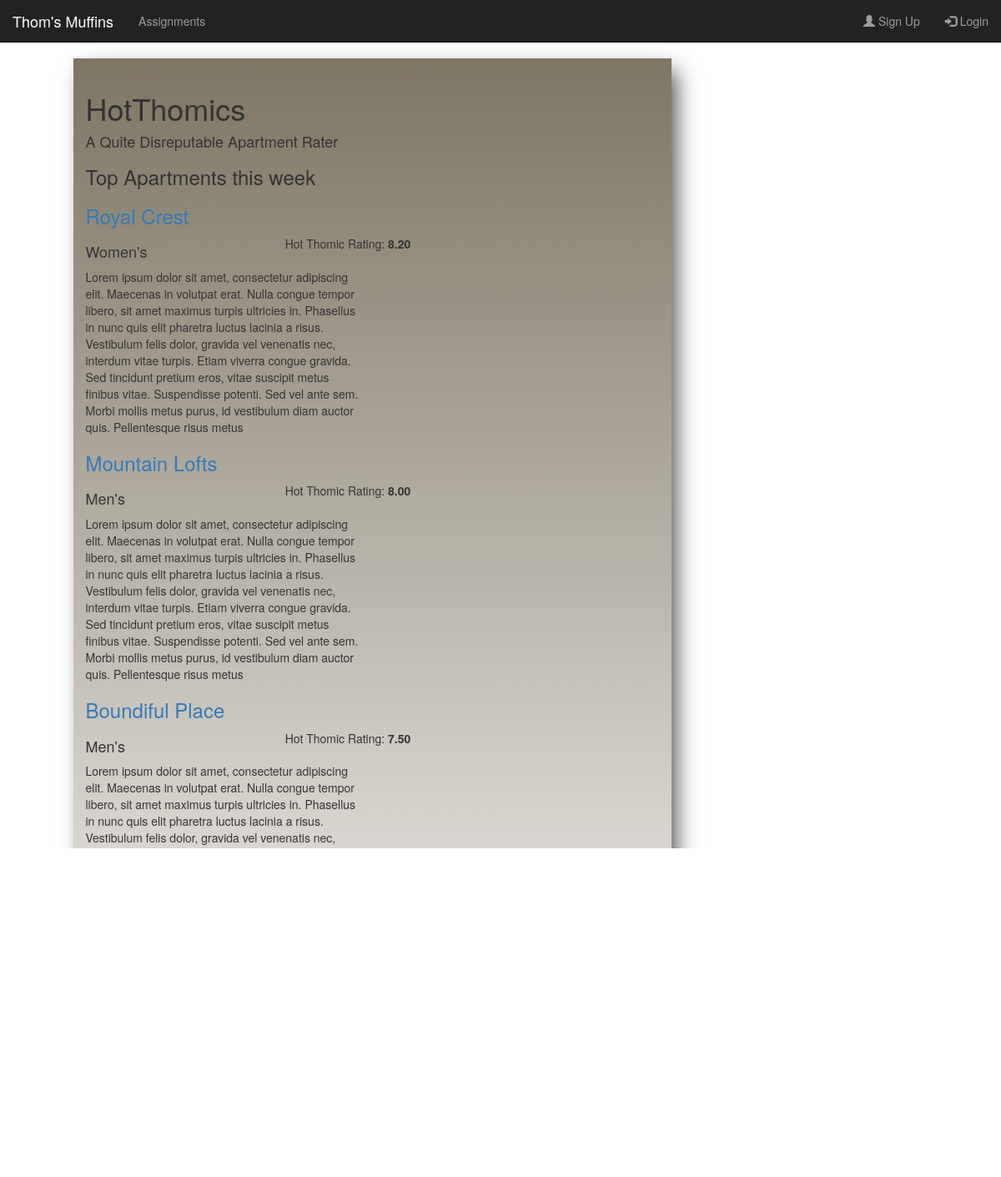
/assignments/phpDA/hotthomics.php, run on an earlier commit of the app's database.
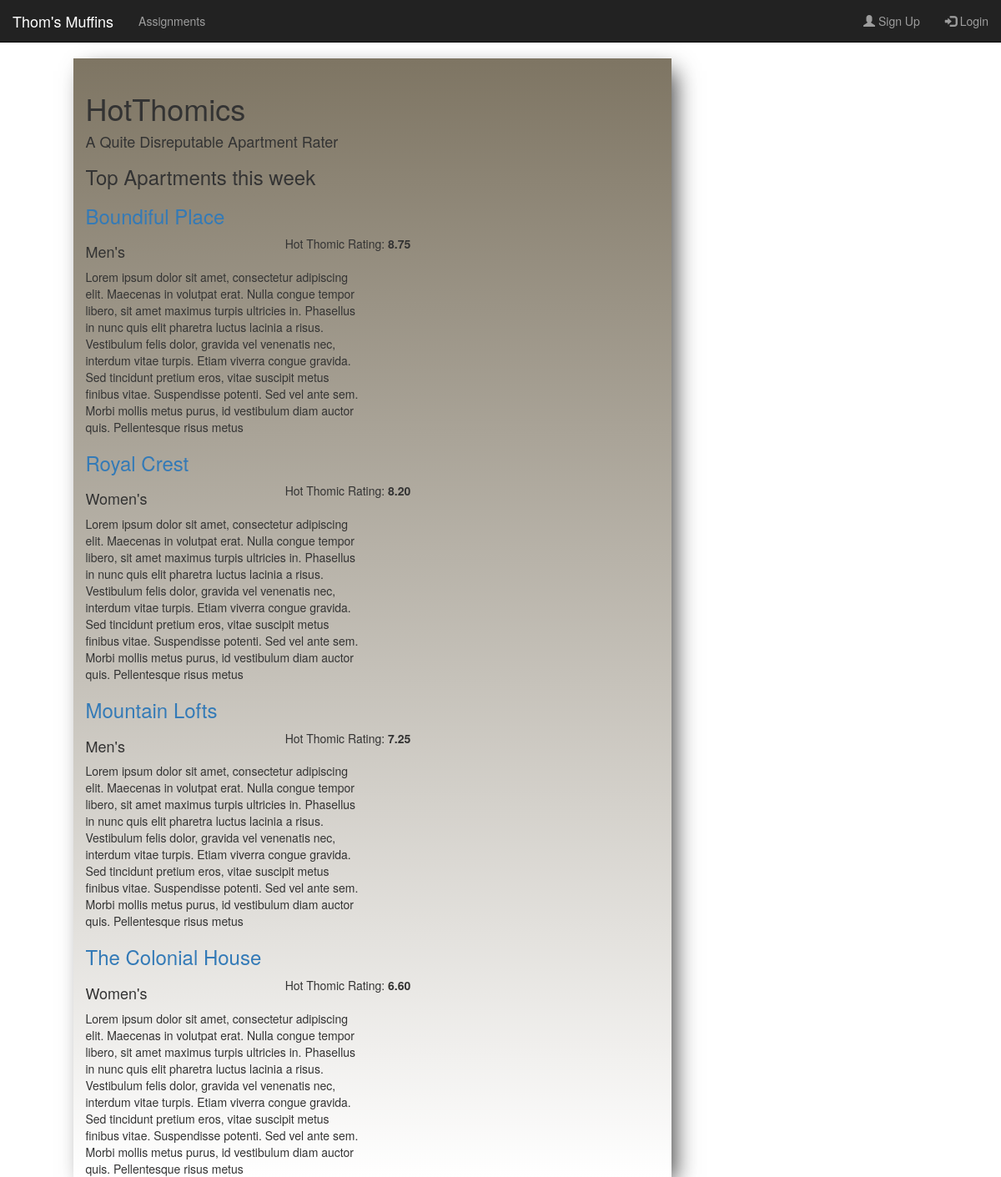
And on a later commit of the database.
### tables this page shows
CREATE TABLE complex
(
	id int NOT NULL AUTO_INCREMENT,
	name varchar(255) NOT NULL,
	description varchar(500) NOT NULL,
	gender_housing boolean NOT NULL,
	average_rating decimal(4, 2) NOT NULL,
	semester_price int NOT NULL,
	PRIMARY KEY (id)
);

### assignments/phpDA/hotthomics.php (the view, shortened to what this page needs)
<?php
    require_once('./db_user1.php');
?>
<html>
<head>
    <link rel="stylesheet" href="https://maxcdn.bootstrapcdn.com/bootstrap/3.3.6/css/bootstrap.min.css">
    <link rel="stylesheet" type="text/css" href="/cs313/app/css/main.css">
    <link rel="stylesheet" type="text/css" href="css/nav.css">
</head>
<body>
    <div class="row">
    <div class="content_div col-md-7 col-sm-8">
        <h1>HotThomics</h1>
        <h4>A Quite Disreputable Apartment Rater</h4>
        <h3>Top Apartments this week</h3>
        <?php
            foreach ($db->query('SELECT id, name, description, gender_housing, average_rating, semester_price FROM complex ORDER BY average_rating DESC') as $row)
            {
                echo "<h3><a  href='reviews.php?apt_id=" . $row['id'] . "'>" . $row['name'] . "</a></h3>";
                echo "<div class='row'>";
                if (!$row['gender_housing']) {
                    echo "<h4 class='col-md-4 pull-left'>Men's</h4>";
                } else {
                    echo "<h4 class='col-md-4 pull-left'>Women's</h4>";
                }
                echo "<div class='col-md-8 pull-right'>Hot Thomic Rating: <b>" . $row['average_rating'] . "</b></div>";
                echo "</div>";
                echo "<div class='row'>";
                echo "  <div class='col-md-6'>" . $row['description'] . "</div>";
                echo "  <div class='col-md-6'></div>";
                echo "</div>";
            }
        ?>
    </div>
</body>
</html>

What changed in the data, as far as the page shows it:
changed complex "Boundiful Place": average_rating "7.50" → "8.75"; moves up the list
changed complex "Mountain Lofts": average_rating "8.00" → "7.25"
now on this page (row unchanged): complex: name "The Colonial House", gender_housing "Women's", average_rating "6.60", description "Lorem ipsum dolor sit amet, consectetur adipiscing elit. Maecenas in volutpat erat. Nulla congue tempor libero, sit amet maximus turpis ultricies in. Phasellus in nunc quis elit pharetra luctus lacinia a risus. Vestibulum felis dolor, gravida vel venenatis nec, interdum vitae turpis. Etiam viverra congue gravida. Sed tincidunt pretium eros, vitae suscipit metus finibus vitae. Suspendisse potenti. Sed vel ante sem. Morbi mollis metus purus, id vestibulum diam auctor quis. Pellentesque risus metus"
